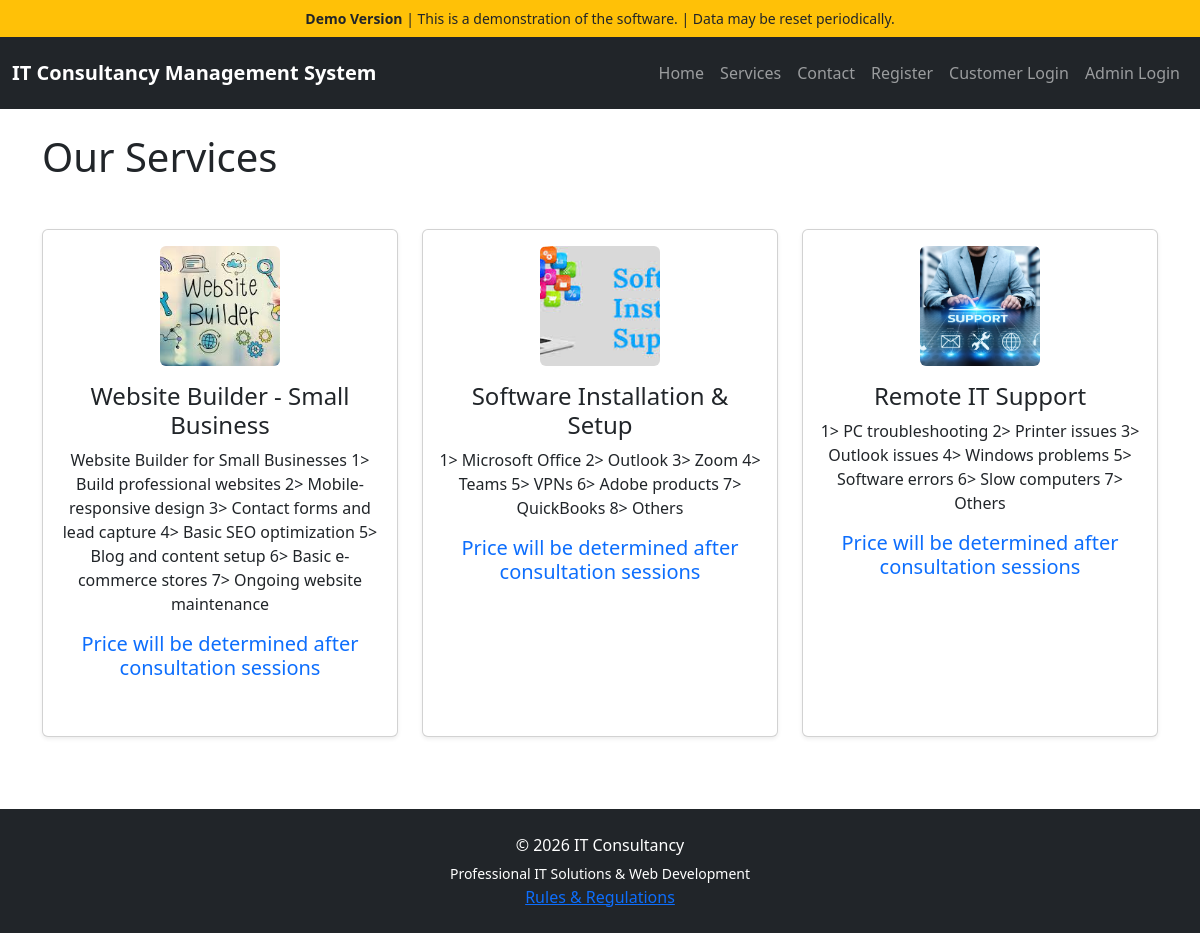
The app's page /public/index.php?page=services with its own data.
### tables this page shows
CREATE TABLE `services` (
  `id` int(11) NOT NULL AUTO_INCREMENT,
  `title` varchar(255) NOT NULL,
  `description` text NOT NULL,
  `created_at` timestamp NOT NULL DEFAULT current_timestamp(),
  `price` decimal(10,2) NOT NULL DEFAULT 0.00,
  `image` varchar(255) DEFAULT NULL,
  PRIMARY KEY (`id`)
);

### public/index.php (called while the page is built, shortened)
<?php
require_once __DIR__ . '/../routes.php';

### app/views/services.php (the view)
<?php
require dirname(__DIR__, 2) . '/config/database.php';
$stmt = $pdo->query("
    SELECT * FROM services
    ORDER BY created_at DESC
");
$services = $stmt->fetchAll();
?>
<?php require __DIR__ . '/layouts/header.php'; ?>
<h1 class="mb-5">
    Our Services
</h1>
<div class="row">
    <?php foreach ($services as $service): ?>
        <div class="col-md-4">
            <div class="card shadow-sm mb-4 h-100">
                <div class="card-body text-center">
                    <?php if (!empty($service['image'])): ?>
                        <img
                            src="../public/uploads/<?= htmlspecialchars($service['image']) ?>"
                            alt="<?= htmlspecialchars($service['title']) ?>"
                            class="img-fluid rounded mb-3"
                            style="
                                width:120px;
                                height:120px;
                                object-fit:cover;
                            ">
                    <?php endif; ?>
                    <h4 class="card-title">
                        <?= htmlspecialchars($service['title']) ?>
                    </h4>
                    <p class="card-text">
                        <?= htmlspecialchars($service['description']) ?>
                    </p>
                    <h5 class="mt-3 text-primary">
                        <p>Price will be determined after consultation sessions</p>
                    </h5>
                </div>
            </div>
        </div>
    <?php endforeach; ?>
</div>
<?php require __DIR__ . '/layouts/footer.php'; ?>

### records on screen
services: image (picture), title "Website Builder - Small Business", description "Website Builder for Small Businesses 1> Build professional websites 2> Mobile-responsive design 3> Contact forms and lead capture 4> Basic SEO optimization 5> Blog and content setup 6> Basic e-commerce stores 7> Ongoing website maintenance"
services: image (picture), title "Software Installation & Setup", description "1> Microsoft Office 2> Outlook 3> Zoom 4> Teams 5> VPNs 6> Adobe products 7> QuickBooks 8> Others"
services: image (picture), title "Remote IT Support", description "1> PC troubleshooting 2> Printer issues 3> Outlook issues 4> Windows problems 5> Software errors 6> Slow computers 7> Others"

### other values on screen
PRODUCT_NAME "IT Consultancy Management System"
